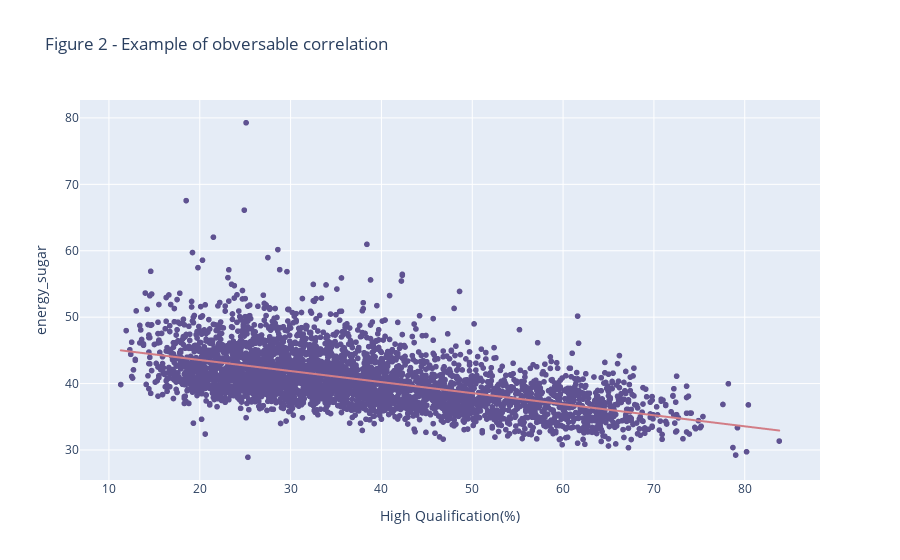

Notebook source saved alongside this figure:
### Markdown cell above
# To DELETE before last push

### Code cell
#verifying that representativeness and indicators are not correlated: for exemple rich people (high income)
#could buy more at Tesco than other people

R_representativeness=[]
P_representativeness=[]
for i in id_indicators:
    r= stats.spearmanr(df_representativ['representativeness_norm'],df_representativ[i],nan_policy='omit')[0]
    p= stats.spearmanr(df_representativ['representativeness_norm'],df_representativ[i],nan_policy='omit')[1]
    R_representativeness.append(r)
    P_representativeness.append(p)
    
    #Create a data frame with the results
results = pd.DataFrame({ 'Indicators':id_indicators,'R': R_representativeness,'p-value':P_representativeness})
results





#Exemple of observable correlation
fig = px.scatter(df_representativ, x='High Qualification(%)',y='energy_sugar',title='Figure 2 - Example of obversable correlation',color_discrete_sequence=["#5f5291"],trendline='ols', trendline_color_override="#d27d86")
fig.show()
fig.write_html('scatter.html')

### Figure 1 — Plotly figure (JSON) as saved in the notebook; plotly's stock layout.template omitted (floating-point values rounded to 4 significant figures; data arrays with more than 128 entries replaced by an {"elided": "..."} marker saying what was removed)
{"data": [{"hovertemplate": "High Qualification(%)=%{x}<br>energy_sugar=%{y}<extra></extra>", "legendgroup": "", "marker": {"color": "#5f5291", "symbol": "circle"}, "mode": "markers", "name": "", "showlegend": false, "type": "scattergl", "x": {"elided": "3874 float values"}, "xaxis": "x", "y": {"elided": "3874 float values"}, "yaxis": "y"}, {"hovertemplate": "<b>OLS trendline</b><br>energy_sugar = -0.166499 * High Qualification(%) + 46.8851<br>R<sup>2</sup>=0.302228<br><br>High Qualification(%)=%{x}<br>energy_sugar=%{y} <b>(trend)</b><extra></extra>", "legendgroup": "", "line": {"color": "#d27d86"}, "marker": {"color": "#5f5291", "symbol": "circle"}, "mode": "lines", "name": "", "showlegend": false, "type": "scattergl", "x": {"elided": "3874 float values"}, "xaxis": "x", "y": {"elided": "3874 float values"}, "yaxis": "y"}], "layout": {"autosize": true, "legend": {"tracegroupgap": 0}, "title": {"text": "Figure 2 - Example of obversable correlation"}, "xaxis": {"anchor": "y", "autorange": true, "domain": [0, 1], "range": [6.772, 88.33], "title": {"text": "High Qualification(%)"}, "type": "linear"}, "yaxis": {"anchor": "x", "autorange": true, "domain": [0, 1], "range": [25.22, 82.96], "title": {"text": "energy_sugar"}, "type": "linear"}}}
